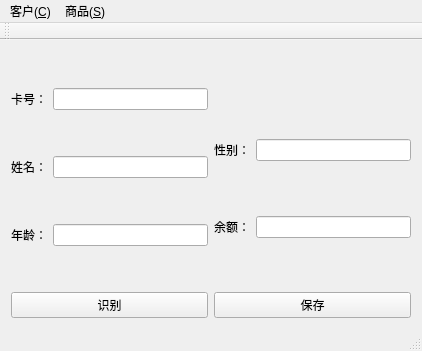
<?xml version="1.0" encoding="UTF-8"?>
<ui version="4.0">
 <class>MainWindow</class>
 <widget class="QMainWindow" name="MainWindow">
  <property name="geometry">
   <rect>
    <x>0</x>
    <y>0</y>
    <width>422</width>
    <height>351</height>
   </rect>
  </property>
  <property name="windowTitle">
   <string>MainWindow</string>
  </property>
  <widget class="QWidget" name="centralWidget">
   <layout class="QHBoxLayout" name="horizontalLayout_7">
    <item>
     <layout class="QHBoxLayout" name="horizontalLayout_6">
      <item>
       <layout class="QVBoxLayout" name="verticalLayout">
        <item>
         <spacer name="verticalSpacer">
          <property name="orientation">
           <enum>Qt::Vertical</enum>
          </property>
          <property name="sizeHint" stdset="0">
           <size>
            <width>17</width>
            <height>13</height>
           </size>
          </property>
         </spacer>
        </item>
        <item>
         <layout class="QHBoxLayout" name="horizontalLayout">
          <item>
           <widget class="QLabel" name="label">
            <property name="text">
             <string>卡号：</string>
            </property>
            <property name="buddy">
             <cstring>lineEdit</cstring>
            </property>
           </widget>
          </item>
          <item>
           <widget class="QLineEdit" name="lineEdit">
            <property name="readOnly">
             <bool>true</bool>
            </property>
           </widget>
          </item>
         </layout>
        </item>
        <item>
         <spacer name="verticalSpacer_2">
          <property name="orientation">
           <enum>Qt::Vertical</enum>
          </property>
          <property name="sizeHint" stdset="0">
           <size>
            <width>20</width>
            <height>40</height>
           </size>
          </property>
         </spacer>
        </item>
        <item>
         <layout class="QHBoxLayout" name="horizontalLayout_2">
          <item>
           <widget class="QLabel" name="label_2">
            <property name="text">
             <string>姓名：</string>
            </property>
            <property name="buddy">
             <cstring>lineEdit_2</cstring>
            </property>
           </widget>
          </item>
          <item>
           <widget class="QLineEdit" name="lineEdit_2">
            <property name="readOnly">
             <bool>true</bool>
            </property>
           </widget>
          </item>
         </layout>
        </item>
        <item>
         <spacer name="verticalSpacer_3">
          <property name="orientation">
           <enum>Qt::Vertical</enum>
          </property>
          <property name="sizeHint" stdset="0">
           <size>
            <width>20</width>
            <height>40</height>
           </size>
          </property>
         </spacer>
        </item>
        <item>
         <layout class="QHBoxLayout" name="horizontalLayout_3">
          <item>
           <widget class="QLabel" name="label_5">
            <property name="text">
             <string>年龄：</string>
            </property>
            <property name="buddy">
             <cstring>lineEdit_3</cstring>
            </property>
           </widget>
          </item>
          <item>
           <widget class="QLineEdit" name="lineEdit_3">
            <property name="readOnly">
             <bool>true</bool>
            </property>
           </widget>
          </item>
         </layout>
        </item>
        <item>
         <spacer name="verticalSpacer_4">
          <property name="orientation">
           <enum>Qt::Vertical</enum>
          </property>
          <property name="sizeHint" stdset="0">
           <size>
            <width>20</width>
            <height>40</height>
           </size>
          </property>
         </spacer>
        </item>
        <item>
         <widget class="QPushButton" name="pushButton">
          <property name="text">
           <string>识别</string>
          </property>
         </widget>
        </item>
       </layout>
      </item>
      <item>
       <layout class="QVBoxLayout" name="verticalLayout_2">
        <item>
         <spacer name="verticalSpacer_5">
          <property name="orientation">
           <enum>Qt::Vertical</enum>
          </property>
          <property name="sizeHint" stdset="0">
           <size>
            <width>20</width>
            <height>88</height>
           </size>
          </property>
         </spacer>
        </item>
        <item>
         <layout class="QHBoxLayout" name="horizontalLayout_4">
          <item>
           <widget class="QLabel" name="label_3">
            <property name="text">
             <string>性别：</string>
            </property>
            <property name="buddy">
             <cstring>lineEdit_4</cstring>
            </property>
           </widget>
          </item>
          <item>
           <widget class="QLineEdit" name="lineEdit_4">
            <property name="readOnly">
             <bool>true</bool>
            </property>
           </widget>
          </item>
         </layout>
        </item>
        <item>
         <spacer name="verticalSpacer_7">
          <property name="orientation">
           <enum>Qt::Vertical</enum>
          </property>
          <property name="sizeHint" stdset="0">
           <size>
            <width>20</width>
            <height>40</height>
           </size>
          </property>
         </spacer>
        </item>
        <item>
         <layout class="QHBoxLayout" name="horizontalLayout_5">
          <item>
           <widget class="QLabel" name="label_4">
            <property name="text">
             <string>余额：</string>
            </property>
            <property name="buddy">
             <cstring>lineEdit_5</cstring>
            </property>
           </widget>
          </item>
          <item>
           <widget class="QLineEdit" name="lineEdit_5">
            <property name="readOnly">
             <bool>true</bool>
            </property>
           </widget>
          </item>
         </layout>
        </item>
        <item>
         <spacer name="verticalSpacer_8">
          <property name="orientation">
           <enum>Qt::Vertical</enum>
          </property>
          <property name="sizeHint" stdset="0">
           <size>
            <width>20</width>
            <height>40</height>
           </size>
          </property>
         </spacer>
        </item>
        <item>
         <widget class="QPushButton" name="pushButton_2">
          <property name="text">
           <string>保存</string>
          </property>
         </widget>
        </item>
       </layout>
      </item>
     </layout>
    </item>
   </layout>
  </widget>
  <widget class="QMenuBar" name="menuBar">
   <property name="geometry">
    <rect>
     <x>0</x>
     <y>0</y>
     <width>422</width>
     <height>23</height>
    </rect>
   </property>
   <widget class="QMenu" name="menu_C">
    <property name="title">
     <string>客户(&amp;C)</string>
    </property>
    <addaction name="action"/>
    <addaction name="separator"/>
   </widget>
   <widget class="QMenu" name="menu_S">
    <property name="title">
     <string>商品(&amp;S)</string>
    </property>
    <addaction name="actionAdd"/>
   </widget>
   <addaction name="menu_C"/>
   <addaction name="menu_S"/>
  </widget>
  <widget class="QToolBar" name="mainToolBar">
   <attribute name="toolBarArea">
    <enum>TopToolBarArea</enum>
   </attribute>
   <attribute name="toolBarBreak">
    <bool>false</bool>
   </attribute>
  </widget>
  <widget class="QStatusBar" name="statusBar"/>
  <action name="action">
   <property name="text">
    <string>新增</string>
   </property>
  </action>
  <action name="actionSerch">
   <property name="text">
    <string>搜索</string>
   </property>
  </action>
  <action name="actionAdd">
   <property name="text">
    <string>新增</string>
   </property>
  </action>
  <action name="actionSerch_2">
   <property name="text">
    <string>搜索</string>
   </property>
  </action>
 </widget>
 <layoutdefault spacing="6" margin="11"/>
 <tabstops>
  <tabstop>lineEdit</tabstop>
  <tabstop>lineEdit_2</tabstop>
  <tabstop>lineEdit_4</tabstop>
  <tabstop>lineEdit_3</tabstop>
  <tabstop>lineEdit_5</tabstop>
  <tabstop>pushButton</tabstop>
  <tabstop>pushButton_2</tabstop>
 </tabstops>
 <resources/>
 <connections/>
</ui>
